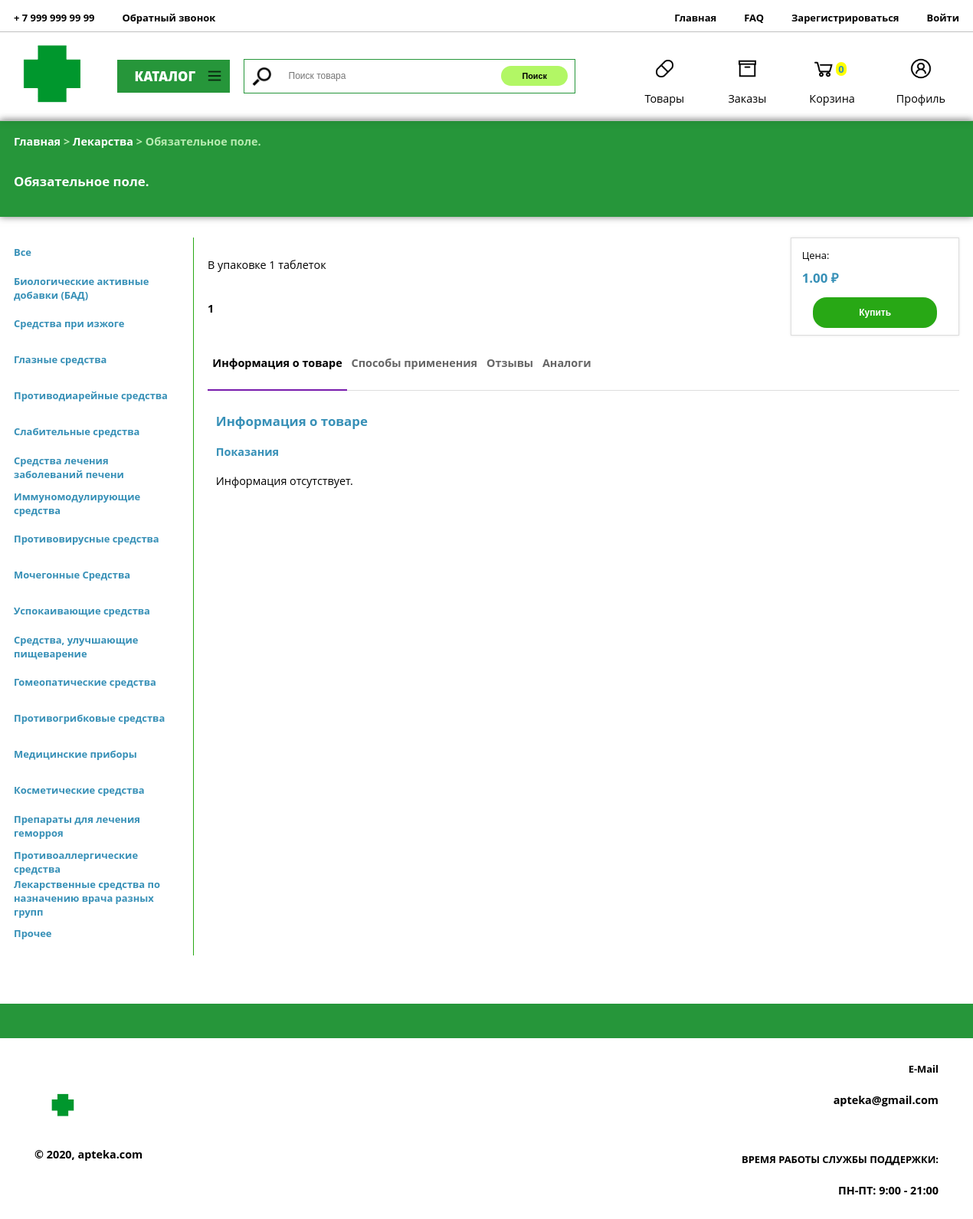
/product/1/, run on the app's committed database.
### general_apteka/models.py (models this page shows, shortened)
class Product(models.Model):
    name = models.CharField(max_length=100, verbose_name='Имя товара')
    price = models.DecimalField(max_digits=10, decimal_places=2 , verbose_name='Цена')
    discount = models.DecimalField(blank=True,null=True,max_digits=10, decimal_places=2 , verbose_name='Цена со скидкой')
    category = models.ForeignKey(ProductCategory, on_delete=models.SET_NULL, null=True)
    company = models.CharField(max_length=100, verbose_name='Компания/Поставщик')
    testimony = models.TextField(default='Информация отсутствует.', verbose_name='Показания')
    active_substances = models.TextField(default='Информация отсутствует.', verbose_name='Активные вещества')
    application_methods = models.TextField(default='Информация отсутствует.', verbose_name='Способ применения')
    date_added = models.DateTimeField(auto_now_add=True, verbose_name='Дата добавления')
    count = models.PositiveIntegerField(verbose_name='Кол-во в упаковки')
    quantity = models.PositiveIntegerField(verbose_name='Кол-во в наличии')
    recipe = models.BooleanField(default=False, verbose_name='С рецептом ДА/НЕТ')
    thermobox = models.BooleanField(default=False, verbose_name='Термозависимость ДА/НЕТ')
    comments = models.BooleanField(default=False, verbose_name='Коментарии ДА/НЕТ')
    thumb = models.ImageField(blank=True, verbose_name='Изображение')
    sales = models.IntegerField(default=0, verbose_name='Продажи')
    watches = models.IntegerField(default=0, verbose_name='Просмотры')
    class Meta:
        verbose_name = u"Товары"
        verbose_name_plural = u"Товары"

class ProductCategory(models.Model):
    category = models.CharField(max_length=100, verbose_name='Категория')
    catalog = models.ForeignKey(ProductCatalog, on_delete=models.SET_NULL, null=True)
    class Meta:
        verbose_name = u"Категории"
        verbose_name_plural = u"Категории"

### general_apteka/views.py (the view)
# urls.py: path('product/<product_id>/', views.ProductPageView, name='product_more_info'),
def ProductPageView(request,product_id, message = ''):
    if request.method == "POST":
        form = RevievAddForm(request.POST)
        if form.is_valid():
            add_reviev = Reviev()
            add_reviev.id_product = product_id
            add_reviev.login = request.user
            add_reviev.heading_reviev = form.cleaned_data.get('heading_reviev')
            add_reviev.text_reviev = form.cleaned_data.get('text_reviev')
            add_reviev.save()
            return redirect('http://aptekaopeka.ru/product/' + str(product_id) + '/')
    else:
        form = RevievAddForm(request.POST)
    revievs = Reviev.objects.all().filter(id_product = product_id).filter(published = True)
    product = Product.objects.get(id = product_id)
    product_discriptions = ProductDescription.objects.filter(course = product_id)
    product.watches += 1
    product.save()
    objects_list = Product.objects.exclude(id = product.id)
    for active_substance in product.active_substances.replace(' ', '').split(','):
        objects_list = objects_list.filter(Q(active_substances__iregex = active_substance))
    if not len(objects_list):
        message = "<h3>Аналогов не найдено</h3>"
    object_inform = objects_inform(request)
    return render(request, 'articles/product_page.html', {
            'form':form,
            'product':product,
            'basket':object_inform['count'],
            'objects_list':objects_list,
            'revievs':revievs,
            'message':message,
            'product_discriptions':product_discriptions,
            'catalogs': ProductCatalog.objects.all(),
            'categorys':ProductCategory.objects.all()
            })

### general_apteka/forms.py
class RevievAddForm(forms.Form):
	heading_reviev = forms.CharField()
	text_reviev = forms.CharField()

### general_apteka/models.py (called while the page is built)
    def __str__(self):
        return self.catalog

### users/views.py (called while the page is built, shortened)
def objects_inform(request, count = 0, summ = 0):
        objects = []
        user = user_is_anonymous(request)
        objects_user = BasketProduct.objects.all().filter(login = user)
        obj = {'summ':summ, 'count': count, 'objects':objects}
        return obj

def user_is_anonymous(request):
    try:
        if str(request.user) != 'AnonymousUser':
            return request.user
        else:
            return request.COOKIES['csrftoken']
    except:
        pass

### general_apteka/templates/articles/product_page.html (shortened to what this page needs)
{% extends "articles/base_nv.html" %}
{% load static %}
{% block tree_catalog_tree %}
  <p><a href="{% url 'home' %}" style="color:white;">Главная </a> > <a href="http://aptekaopeka.ru/products/"  style="color:white;">Лекарства </a> > {{product.name}} </p>
{% endblock %}
{% block tree_catalog_name %}
  <h3 style="color: white;">{{product.name}} </h3><p class="count_product_in_category"></p>
{% endblock %}
{% block content %}
 <div class="zagolovok" style="display: flex;align-items: center;justify-content: space-between;">
   <div class='column'>
    <h4 style="font-weight: normal"> В упаковке {{product.count}} таблеток   </h4>
    <h4>{{ product.company }} </h4>
 </div>
 <div style="min-width:222px;display: flex;flex-direction: column;padding: 10px 10px 0 10px ;border: 1px solid #ddd;box-shadow: 0 0 4px 0 rgba(0,0,0,.1);">
  <h5 style="margin: 5px;font-weight: normal">Цена:</h5>
  {% if product.discount == None %}
  <h3 style="margin: 5px;color:#3790b7;"> {{product.price}} ₽</h3>
  {% else %}
  <h5 style="text-decoration:line-through;font-size: 90%;opacity: 0.5; margin: 5px"> {{product.price}} ₽</h5>
  <h3 style="margin:5px;color: #3790b7;">{{product.discount}} ₽</h3>
  {% endif %}
  <div class="buy-options">
<button style="padding:0;background: #28a815;border-radius:20px;color:white;" type="button" class="btn btn-buy btn-success btn-lg btn-block{{product.id}}" id="+:{{product.id}}"><h4>Купить</h4></button>
</div>
</div>
</div>
<div class="other">
<div class="tabs">
    <label for="tab_1"><h4>Информация о товаре</h4></label>
    <label for="tab_2"><h4>Способы применения</h4></label>
    <label for="tab_3"><h4>Отзывы</h4></label>
    <label for="tab_4"><h4>Аналоги</h4></label>
    <div id="txt_1" style="border-top:1px solid #ddd;">
        <h3 style="color: #3790b7;">Информация о товаре </h3>
        <h4 style="color: #3790b7;">Показания </h4>
        <h4 style="font-weight: normal;"> {{product.testimony|safe}} </h4>
        </div>
</div>
</div>
{% endblock %}

### general_apteka/templates/articles/base_nv.html (shortened to what this page needs)
{% extends "articles/base.html" %}
{% load static %}
{% block tree_catalog %}
      <div class="inform_catalog">
        <div class="inform_catalog_box">
          <div class="top_inform_catalog">
            {% block tree_catalog_tree %}
            {% endblock %}
          </div>
          <div class="bot_inform_catalog">
            {% block tree_catalog_name %}
            {% endblock %}
          </div>
          </div>
      </div>
{% endblock %}
{% block navbar %}
<div class="left-bar-box">
<div class="left-bar-top" >
			<a href="/products/">
			<div class="element">
				<h5>Все</h5>
			</div>
			</a>
			{% for category in categorys %}
			<a href="/products/filter/{{category.category}}">
			<div class="element">
					<h5 >{{category.category}}</h5>
			</div>
			</a>
			{% endfor %}
		</div>
</div>
{% endblock %}

### static/base.css (style rules this page uses)
a { text-decoration: none; color:#3790b7; }
h5 { font-size: 90%; }
button { cursor: pointer; }
@media screen and (max-width: 1400px)and (min-width: 1200px) { html { zoom:90%; } }
body { border: 0; margin: 0; padding: 0; display: flex; align-items: center; flex-direction: column; background: white ; width: 100%; font-family: Open Sans,Arial,sans-serif; }
.column { display: flex; flex-direction: column; max-width: 400px; width: 100%; }
.element { background: transparent; height: 50px; width: 100%; margin-top: 2px; margin-bottom: 2px; cursor: pointer; display: flex; justify-content: center; flex-direction: column; }
.element a, .element h5 { color: black; margin: 0 20px; color:#3790b7; }
.left-bar-box { min-height: 1025px; height: 100%; display: flex; align-items: center; flex-direction: column; border-right: 1px solid #28a815; }
.left-bar-top { width: 280px; height: 100%; }
.buy-options { display: flex; align-items: center; justify-content: space-between; }
.buy-options h4 { margin: 0; }
.btn-buy { z-index: 100px; width: 180px; border:0; transition: 0.7s; margin: 10px auto; cursor: pointer; background: transparent; height: 45px; }
.filter-element h5, { margin: 0 10px 15px 10px; }
.inform_catalog_box { padding-left: 20px; display: flex; flex-direction: column; justify-content: space-between; height: 100%; }
.inform_catalog { padding: 20px 0; width: 100%; height: 100px; background: #26963a; }
.bot_inform_catalog { display: flex; align-items: flex-end; }
.top_inform_catalog p { margin: 0; color: #d9ffcdcf; font-weight: 700; }

### general_apteka/templates/articles/product_page.html (style rules this page uses)
.tabs { width: 100%; padding: 0px; margin: 0 auto; }
.tabs>div { display: none; padding: 12px; background: #FFFFFF; }
.tabs>label { display: inline-block; padding: 7px; margin: 0 -5px -1px 0; text-align: center; color: #666666; cursor: pointer; }
.tabs>input:checked + label { color: #000000; border-bottom: 3px solid #781bac; background: #FFFFFF; }
#tab_1:checked ~ #txt_1, #tab_2:checked ~ #txt_2, #tab_3:checked ~ #txt_3, #tab_4:checked ~ #txt_4 { display: block; }

### data on the page
Product: name "Обязательное поле.", count "1", company "1", price "1.00", testimony "Информация отсутствует."
ProductCategory: category "Биологические активные добавки (БАД)"
ProductCategory: category "Средства при изжоге"
ProductCategory: category "Глазные средства"
ProductCategory: category "Противодиарейные средства"
ProductCategory: category "Слабительные средства"
ProductCategory: category "Средства лечения заболеваний печени"
ProductCategory: category "Иммуномодулирующие средства"
ProductCategory: category "Противовирусные средства"
ProductCategory: category "Мочегонные Средства"
ProductCategory: category "Успокаивающие средства"
ProductCategory: category "Средства, улучшающие пищеварение"
ProductCategory: category "Гомеопатические средства"
ProductCategory: category "Противогрибковые средства"
ProductCategory: category "Медицинские приборы"
ProductCategory: category "Косметические средства"
ProductCategory: category "Препараты для лечения геморроя"
ProductCategory: category "Противоаллергические средства"
ProductCategory: category "Лекарственные средства по назначению врача разных групп"
ProductCategory: category "Прочее"

### other printed values
{{ basket }} "0"
